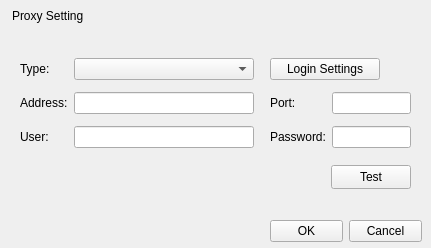
<?xml version="1.0" encoding="UTF-8"?>
<ui version="4.0">
 <class>ProxySettingDlg</class>
 <widget class="QDialog" name="ProxySettingDlg">
  <property name="geometry">
   <rect>
    <x>0</x>
    <y>0</y>
    <width>431</width>
    <height>248</height>
   </rect>
  </property>
  <property name="windowTitle">
   <string>ProxySettingDlg</string>
  </property>
  <layout class="QVBoxLayout" name="verticalLayoutMain">
   <property name="spacing">
    <number>0</number>
   </property>
   <property name="leftMargin">
    <number>0</number>
   </property>
   <property name="topMargin">
    <number>0</number>
   </property>
   <property name="rightMargin">
    <number>0</number>
   </property>
   <property name="bottomMargin">
    <number>0</number>
   </property>
   <item>
    <widget class="QWidget" name="titlebar" native="true">
     <property name="sizePolicy">
      <sizepolicy hsizetype="Preferred" vsizetype="Fixed">
       <horstretch>0</horstretch>
       <verstretch>0</verstretch>
      </sizepolicy>
     </property>
     <property name="minimumSize">
      <size>
       <width>0</width>
       <height>33</height>
      </size>
     </property>
     <property name="maximumSize">
      <size>
       <width>16777215</width>
       <height>33</height>
      </size>
     </property>
     <layout class="QHBoxLayout" name="horizontalLayout_11">
      <property name="spacing">
       <number>0</number>
      </property>
      <property name="leftMargin">
       <number>0</number>
      </property>
      <property name="topMargin">
       <number>0</number>
      </property>
      <property name="rightMargin">
       <number>0</number>
      </property>
      <property name="bottomMargin">
       <number>0</number>
      </property>
      <item>
       <widget class="QWidget" name="titlewidget" native="true">
        <layout class="QHBoxLayout" name="horizontalLayout_10">
         <property name="spacing">
          <number>0</number>
         </property>
         <property name="leftMargin">
          <number>12</number>
         </property>
         <property name="topMargin">
          <number>0</number>
         </property>
         <property name="rightMargin">
          <number>0</number>
         </property>
         <property name="bottomMargin">
          <number>0</number>
         </property>
         <item>
          <widget class="QLabel" name="title">
           <property name="sizePolicy">
            <sizepolicy hsizetype="Expanding" vsizetype="Fixed">
             <horstretch>0</horstretch>
             <verstretch>0</verstretch>
            </sizepolicy>
           </property>
           <property name="text">
            <string>Proxy Setting</string>
           </property>
          </widget>
         </item>
        </layout>
       </widget>
      </item>
      <item>
       <spacer name="horizontalSpacer">
        <property name="orientation">
         <enum>Qt::Horizontal</enum>
        </property>
        <property name="sizeHint" stdset="0">
         <size>
          <width>233</width>
          <height>2</height>
         </size>
        </property>
       </spacer>
      </item>
      <item>
       <layout class="QVBoxLayout" name="verticalLayout_6">
        <property name="spacing">
         <number>0</number>
        </property>
        <property name="leftMargin">
         <number>0</number>
        </property>
        <property name="topMargin">
         <number>0</number>
        </property>
        <property name="rightMargin">
         <number>0</number>
        </property>
        <property name="bottomMargin">
         <number>0</number>
        </property>
        <item>
         <layout class="QHBoxLayout" name="horizontalLayout_6">
          <property name="spacing">
           <number>0</number>
          </property>
          <property name="leftMargin">
           <number>0</number>
          </property>
          <property name="topMargin">
           <number>0</number>
          </property>
          <property name="rightMargin">
           <number>0</number>
          </property>
          <property name="bottomMargin">
           <number>0</number>
          </property>
          <item>
           <widget class="QPushButton" name="btnClose">
            <property name="focusPolicy">
             <enum>Qt::ClickFocus</enum>
            </property>
            <property name="text">
             <string/>
            </property>
            <property name="flat">
             <bool>true</bool>
            </property>
           </widget>
          </item>
         </layout>
        </item>
        <item>
         <spacer name="verticalSpacer_4">
          <property name="orientation">
           <enum>Qt::Vertical</enum>
          </property>
          <property name="sizeType">
           <enum>QSizePolicy::Expanding</enum>
          </property>
          <property name="sizeHint" stdset="0">
           <size>
            <width>0</width>
            <height>1</height>
           </size>
          </property>
         </spacer>
        </item>
       </layout>
      </item>
     </layout>
    </widget>
   </item>
   <item>
    <widget class="QWidget" name="centralWidget" native="true">
     <layout class="QVBoxLayout" name="verticalLayout" stretch="1,0">
      <property name="spacing">
       <number>12</number>
      </property>
      <property name="leftMargin">
       <number>20</number>
      </property>
      <property name="topMargin">
       <number>20</number>
      </property>
      <property name="rightMargin">
       <number>20</number>
      </property>
      <property name="bottomMargin">
       <number>20</number>
      </property>
      <item>
       <layout class="QGridLayout" name="gridLayout" columnstretch="0,0,0,0,0" columnminimumwidth="0,0,0,0,0">
        <property name="verticalSpacing">
         <number>12</number>
        </property>
        <item row="1" column="4">
         <widget class="QLineEdit" name="lineEditPort">
          <property name="minimumSize">
           <size>
            <width>0</width>
            <height>22</height>
           </size>
          </property>
         </widget>
        </item>
        <item row="2" column="3">
         <widget class="QLabel" name="label_5">
          <property name="text">
           <string>Password:</string>
          </property>
         </widget>
        </item>
        <item row="0" column="1">
         <widget class="CommonComboBox" name="comboBoxType">
          <property name="minimumSize">
           <size>
            <width>0</width>
            <height>22</height>
           </size>
          </property>
         </widget>
        </item>
        <item row="2" column="1">
         <widget class="QLineEdit" name="lineEditUser">
          <property name="minimumSize">
           <size>
            <width>180</width>
            <height>22</height>
           </size>
          </property>
          <property name="text">
           <string/>
          </property>
         </widget>
        </item>
        <item row="2" column="4">
         <widget class="QLineEdit" name="lineEditPassword">
          <property name="minimumSize">
           <size>
            <width>0</width>
            <height>22</height>
           </size>
          </property>
         </widget>
        </item>
        <item row="1" column="1">
         <widget class="QLineEdit" name="lineEditAddress">
          <property name="minimumSize">
           <size>
            <width>180</width>
            <height>22</height>
           </size>
          </property>
         </widget>
        </item>
        <item row="2" column="0">
         <widget class="QLabel" name="label_4">
          <property name="text">
           <string>User:</string>
          </property>
         </widget>
        </item>
        <item row="1" column="3">
         <widget class="QLabel" name="label_3">
          <property name="text">
           <string>Port:</string>
          </property>
         </widget>
        </item>
        <item row="0" column="0">
         <widget class="QLabel" name="label">
          <property name="text">
           <string>Type:</string>
          </property>
         </widget>
        </item>
        <item row="0" column="3" colspan="2">
         <widget class="QPushButton" name="btnLoginSettings">
          <property name="minimumSize">
           <size>
            <width>0</width>
            <height>22</height>
           </size>
          </property>
          <property name="maximumSize">
           <size>
            <width>110</width>
            <height>16777215</height>
           </size>
          </property>
          <property name="text">
           <string>Login Settings</string>
          </property>
         </widget>
        </item>
        <item row="1" column="0">
         <widget class="QLabel" name="label_2">
          <property name="text">
           <string>Address:</string>
          </property>
         </widget>
        </item>
        <item row="1" column="2">
         <spacer name="horizontalSpacer_3">
          <property name="orientation">
           <enum>Qt::Horizontal</enum>
          </property>
          <property name="sizeHint" stdset="0">
           <size>
            <width>40</width>
            <height>20</height>
           </size>
          </property>
         </spacer>
        </item>
       </layout>
      </item>
      <item>
       <layout class="QHBoxLayout" name="horizontalLayout_2" stretch="1,0">
        <item>
         <widget class="QLabel" name="labelTest">
          <property name="text">
           <string/>
          </property>
         </widget>
        </item>
        <item>
         <widget class="QPushButton" name="pushButtonTest">
          <property name="minimumSize">
           <size>
            <width>80</width>
            <height>24</height>
           </size>
          </property>
          <property name="maximumSize">
           <size>
            <width>80</width>
            <height>24</height>
           </size>
          </property>
          <property name="text">
           <string>Test</string>
          </property>
         </widget>
        </item>
       </layout>
      </item>
     </layout>
    </widget>
   </item>
   <item>
    <widget class="QWidget" name="bottomBar" native="true">
     <property name="minimumSize">
      <size>
       <width>0</width>
       <height>33</height>
      </size>
     </property>
     <property name="maximumSize">
      <size>
       <width>16777215</width>
       <height>33</height>
      </size>
     </property>
     <layout class="QHBoxLayout" name="horizontalLayout">
      <property name="leftMargin">
       <number>0</number>
      </property>
      <property name="topMargin">
       <number>0</number>
      </property>
      <property name="rightMargin">
       <number>9</number>
      </property>
      <property name="bottomMargin">
       <number>0</number>
      </property>
      <item>
       <spacer name="horizontalSpacer_2">
        <property name="orientation">
         <enum>Qt::Horizontal</enum>
        </property>
        <property name="sizeHint" stdset="0">
         <size>
          <width>40</width>
          <height>20</height>
         </size>
        </property>
       </spacer>
      </item>
      <item>
       <widget class="QPushButton" name="btnOK">
        <property name="minimumSize">
         <size>
          <width>73</width>
          <height>0</height>
         </size>
        </property>
        <property name="maximumSize">
         <size>
          <width>73</width>
          <height>16777215</height>
         </size>
        </property>
        <property name="text">
         <string>OK</string>
        </property>
       </widget>
      </item>
      <item>
       <widget class="QPushButton" name="btnCancel">
        <property name="minimumSize">
         <size>
          <width>73</width>
          <height>0</height>
         </size>
        </property>
        <property name="maximumSize">
         <size>
          <width>73</width>
          <height>16777215</height>
         </size>
        </property>
        <property name="text">
         <string>Cancel</string>
        </property>
       </widget>
      </item>
     </layout>
    </widget>
   </item>
  </layout>
 </widget>
 <layoutdefault spacing="6" margin="11"/>
 <customwidgets>
  <customwidget>
   <class>CommonComboBox</class>
   <extends>QComboBox</extends>
   <header location="global">commoncombobox.h</header>
  </customwidget>
 </customwidgets>
 <resources/>
 <connections/>
</ui>
